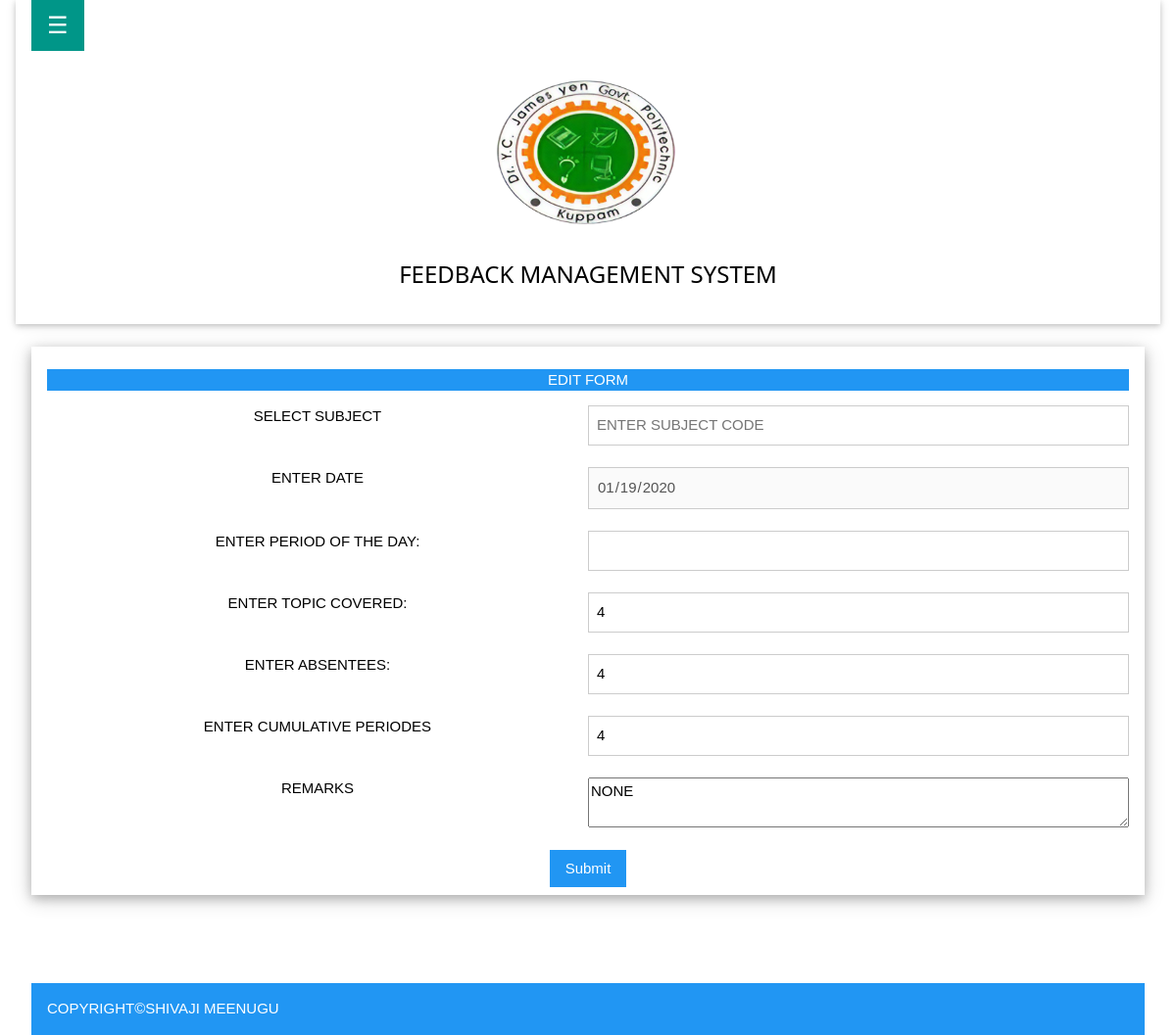
The app's page /hod/edit_reports.php?id=25 with its own data.
### tables this page shows
CREATE TABLE `class_log` (
  `class_log_id` int(255) NOT NULL,
  `record_id` varchar(50) NOT NULL,
  `class_log_subject` text NOT NULL,
  `class_log_subject_code` varchar(50) NOT NULL,
  `letc_emp_id` varchar(50) NOT NULL,
  `class_log_date` date NOT NULL,
  `class_log_period_of_the_day` int(5) NOT NULL,
  `class_log_topic` text NOT NULL,
  `class_log_absentees` int(10) NOT NULL,
  `class_log_cumulative_periodes` float NOT NULL,
  `class_log_remarks` text NOT NULL,
  `class_log_type` varchar(50) NOT NULL,
  `class_log_leave_type` varchar(50) NOT NULL,
  `class_log_p_approve` varchar(50) NOT NULL DEFAULT '0',
  `class_log_h_approve` varchar(50) NOT NULL DEFAULT '0',
  `class_log_self_approve` tinyint(1) NOT NULL DEFAULT '0',
  `class_log_edit_flag` tinyint(1) NOT NULL DEFAULT '1',
  `class_log_todayornot` tinyint(1) NOT NULL DEFAULT '0',
  `letc_time_stamp` timestamp NOT NULL DEFAULT CURRENT_TIMESTAMP
);

### hod/edit_reports.php (the view, shortened to what this page needs)
<?php
include('db.php');
$id=$_REQUEST['id'];
$query = "SELECT * from class_log where class_log_id=$id and class_log_edit_flag=1";
$result = mysqli_query($con,$query) or die(mysql_error($con));
$row= mysqli_fetch_assoc($result);
?>
<!DOCTYPE html>
<html>
<head>
<link rel="stylesheet" href="w3.css">
</head>
<body  >
<div class="w3-container w3-animate-right" id="main">
<?php include 'header.php';?>
<br/>
<div class="w3-container" >
<?php
if(isset($_POST['new']) && $_POST['new']==1)
{
$id=$_REQUEST['id'];
$no=$_REQUEST['no'];
$name=$_REQUEST['name'];
$author=$_REQUEST['author'];
$bookcategory=$_REQUEST['bookcategory'];
$publisher=$_REQUEST['publisher'];
$pyear=$_REQUEST['pyear'];
$edition=$_REQUEST['edition'];
$pages=$_REQUEST['pages'];
$price=$_REQUEST['price'];
$rack=$_REQUEST['rack'];
$update="update bookdb set no='".$no."',name='".$name."',author='".$author."',bookcategory='".$bookcategory."',publisher='".$publisher."',pyear='".$pyear."',edition='".$edition."',pages='".$pages."',price='".$price."',rack='".$rack."',status='1',pin='0' where id='".$id."'";
mysqli_query($con, $update) or die(mysqli_error($con));
$status = "Record Updated Successfully. </br></br><a href='book_view.php'>View Updated Record</a>";
echo '<p style="color:#FF0000;">'.$status.'</p>';
}else {
?>
<form action="" class=" w3-card-4   w3-padding" method="post" enctype="multipart/form-data" align="center">
<center><p class="w3-blue">EDIT FORM</p></center>
<div class="w3-row">
<lable class="w3-label w3-half">SELECT SUBJECT</lable>
<input  class="w3-input w3-border w3-half"   list="brow" name="sub_code" placeholder="ENTER SUBJECT CODE"/>
</div>
<br/>
<div class="w3-row">
<lable class="w3-label w3-half">ENTER DATE</lable>
<input class=" w3-input w3-border w3-half" type="date" name="class_log_date"  value="<?php echo $row['class_log_date']; ?>" disabled  />
</div>
<br/>
<div class="w3-row">
<lable class="  w3-half">ENTER PERIOD OF THE DAY: </lable>
<input class=" w3-input w3-border w3-half" type="number" name="class_log_period_of_the_day"  value="<?php echo $row['class_log_period_of_day']; ?>" required  />
</div>
<br/>
<div class="w3-row">
<lable class="w3-half">ENTER TOPIC COVERED: </lable>
<input class=" w3-input w3-border w3-half" type="text" name="class_log_topic"  value="<?php echo $row['class_log_topic']; ?>" required  />
</div>
<br/>
<div class="w3-row">
<lable class="w3-half">ENTER ABSENTEES: </lable>
<input class=" w3-input w3-border w3-half"  type="NUMBER" name="class_log_absentees"  value="<?php echo $row['class_log_absentees']; ?>" required  />
</div>
<br/>
<div class="w3-row">
<lable class="w3-half" >ENTER CUMULATIVE PERIODES</lable>
<input class=" w3-input w3-border w3-half"  type="text" name="class_log_cumulative_periodes"  value="<?php echo $row['class_log_cumulative_periodes']; ?>" required  />
</div>
<br/>
<div class="w3-row">
<lable class="w3-half" >REMARKS</lable>
<textarea  class="w3-half w3-textarea" name="class_log_remarks" value="<?php echo $row['class_log_remarks']; ?>" width="300px" height="300px">NONE</textarea>
</div>
<br/>
<center><input align="center"  type="submit" class="w3-btn  w3-center w3-blue" name="" > </center>
</form>
<?php } ?>
<br /><br /><br /><br />
<div class="w3-container w3-blue">
<p>COPYRIGHT©SHIVAJI MEENUGU</p>
       </div></div>
</div>
 </body>
</html>

### hod/w3.css (style rules this page uses)
html { box-sizing:border-box }
*,*:before,*:after { box-sizing:inherit }
html { -ms-text-size-adjust:100%;-webkit-text-size-adjust:100% }
body { margin:0 }
button,input,select,textarea,optgroup { font:inherit;margin:0 }
button,input { overflow:visible }
button,[type=button],[type=reset],[type=submit] { -webkit-appearance:button }
textarea { overflow:auto }
html,body { font-family:Verdana,sans-serif;font-size:15px;line-height:1.5 }
html { overflow-x:hidden }
.w3-btn,.w3-button { border:none;display:inline-block;padding:8px 16px;vertical-align:middle;overflow:hidden;text-decoration:none;color:inherit;background-color:inherit;text-align:center;cursor:pointer;white-space:nowrap }
.w3-btn,.w3-button { -webkit-touch-callout:none;-webkit-user-select:none;-khtml-user-select:none;-moz-user-select:none;-ms-user-select:none;user-select:none }
.w3-input { padding:8px;display:block;border:none;border-bottom:1px solid #ccc;width:100% }
.w3-main,#main { transition:margin-left .4s }
.w3-container:after,.w3-container:before,.w3-panel:after,.w3-panel:before,.w3-row:after,.w3-row:before,.w3-row-padding:after,.w3-row-padding:before, .w3-cell-row:before,.w3-cell-row:after,.w3-clear:after,.w3-clear:before,.w3-bar:before,.w3-bar:after { content:"";display:table;clear:both }
.w3-col,.w3-half,.w3-third,.w3-twothird,.w3-threequarter,.w3-quarter { float:left;width:100% }
@media (min-width:601px) { .w3-col.m6,.w3-half { width:49.99999% } }
.w3-container,.w3-panel { padding:0.01em 16px }
.w3-card-4,.w3-hover-shadow:hover { box-shadow:0 4px 10px 0 rgba(0,0,0,0.2),0 4px 20px 0 rgba(0,0,0,0.19) }
.w3-animate-right { position:relative;animation:animateright 0.4s }
.w3-center { text-align:center!important }
.w3-border { border:1px solid #ccc!important }
.w3-padding { padding:8px 16px!important }
.w3-blue,.w3-hover-blue:hover { color:#fff!important;background-color:#2196F3!important }

### records on screen
class_log: class_log_date "01/19/2020", class_log_topic "4", class_log_absentees "4", class_log_cumulative_periodes "4", class_log_remarks "NONE"
